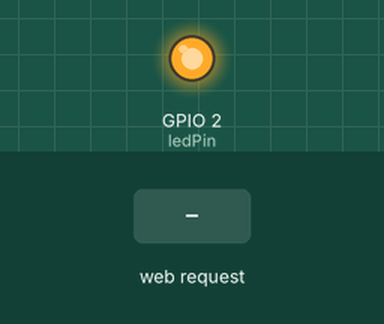
Simulated run of this sketch. Board: ESP8266 (NodeMCU). On the bench: output pins drawn as LEDs (lit = HIGH). Inputs (shaded band) come from the test bench. WiFi joins after 1.5 s; servers stay silent unless stated.

Above: at 2.7 s.
2.8 s: HTTP request GET /control received
At 3.2 s:
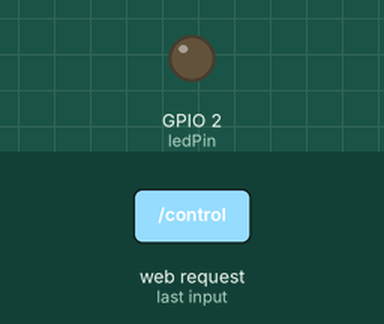
Timing chart, 0 to 5.8 s (numbered marks = the images above; inputs shaded):
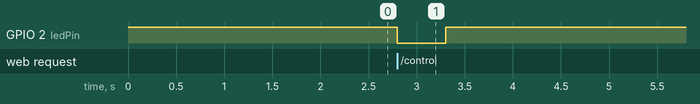

The sketch:

ESP8266_LED_Control_Fixed.ino
```cpp
#include <ESP8266WiFi.h>
#include <ESP8266WebServer.h>

const char* ssid = "YourWiFiSSID";
const char* password = "YourWiFiPassword";

ESP8266WebServer server(80);
const int ledPin = 2; // Built-in LED (D4 on NodeMCU)

void handleControl() {
  digitalWrite(ledPin, LOW); // Turn LED on (active low)
  delay(500); // Keep on for 500ms
  digitalWrite(ledPin, HIGH); // Turn LED off
  server.send(200, "text/plain", "LED toggled");
}

void handleScan() {
  server.send(200, "text/plain", "ESP8266 Device");
}

void setup() {
  pinMode(ledPin, OUTPUT);
  digitalWrite(ledPin, HIGH); // Start with LED off

  WiFi.begin(ssid, password);
  while (WiFi.status() != WL_CONNECTED) {
    delay(500);
  }

  server.on("/control", handleControl);
  server.on("/scan", handleScan);
  server.begin();
}

void loop() {
  server.handleClient();
}
```

Measured:
- after the input at 2.8 s, GPIO 2 (ledPin): HIGH → LOW at once, → HIGH 0.50 s later
